Frame 1 (no input): blank canvas, image omitted
Frame 60 (the mouse pressed at the canvas centre just before this capture): blank canvas, image omitted
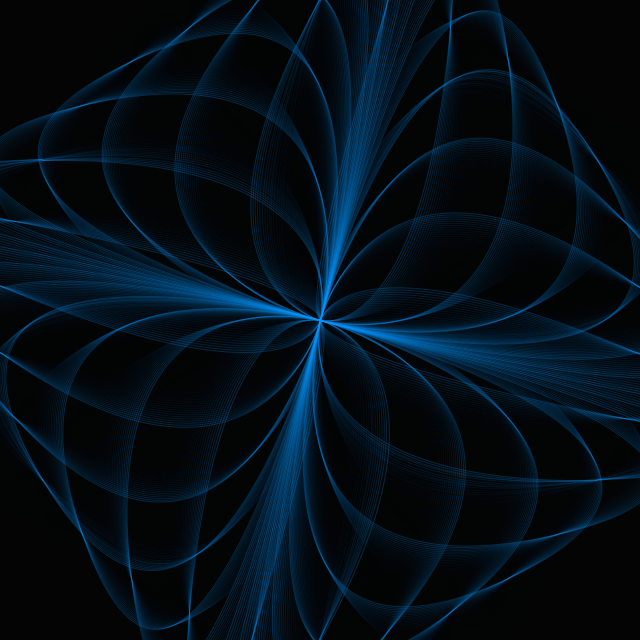
Frame 120 (the mouse held since frame 60 and released just before this capture)

The Processing sketch whose frames 1 and 60 were blank and that drew this single picture after the mouse press (run headless with seeded random() and noise(); from frame 60 on, the mouse is pressed at the canvas centre):

// Processing sketch: bezier
// ── bezier.pde
// https://openprocessing.org/sketch/159461
float num;

void setup() {
  size(640, 640);
  noFill();
  stroke(0, 150, 255, 65);
}

void draw() {
  fill(0, 30);
  rect(-1, -1, width+1, height+1);
  translate(width/2, height/2);
  rotate(radians(num));
  for (int i = 0; i < 360; i+=12) {
    float x = sin(radians(i+num)) * mouseX;
    float y = cos(radians(i+num)) * mouseY;
    noFill();
    bezier(0, 0, 0, 0, x+y, y+x, x, y);
    bezier(0, 0, 0, 0, -x+y, -y+x, -x, -y);
  }

  num += 0.5;
}
